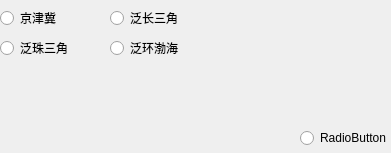
           <widget class="QWidget" name="page_6">
            <property name="geometry">
             <rect>
              <x>0</x>
              <y>0</y>
              <width>391</width>
              <height>153</height>
             </rect>
            </property>
            <attribute name="label">
             <string>按重点区域法</string>
            </attribute>
            <widget class="QRadioButton" name="radioButton_15">
             <property name="geometry">
              <rect>
               <x>0</x>
               <y>10</y>
               <width>89</width>
               <height>16</height>
              </rect>
             </property>
             <property name="text">
              <string>京津冀</string>
             </property>
            </widget>
            <widget class="QRadioButton" name="radioButton_16">
             <property name="geometry">
              <rect>
               <x>110</x>
               <y>10</y>
               <width>89</width>
               <height>16</height>
              </rect>
             </property>
             <property name="text">
              <string>泛长三角</string>
             </property>
            </widget>
            <widget class="QRadioButton" name="radioButton_17">
             <property name="geometry">
              <rect>
               <x>0</x>
               <y>40</y>
               <width>89</width>
               <height>16</height>
              </rect>
             </property>
             <property name="text">
              <string>泛珠三角</string>
             </property>
            </widget>
            <widget class="QRadioButton" name="radioButton_18">
             <property name="geometry">
              <rect>
               <x>110</x>
               <y>40</y>
               <width>89</width>
               <height>16</height>
              </rect>
             </property>
             <property name="text">
              <string>泛环渤海</string>
             </property>
            </widget>
            <widget class="QRadioButton" name="radioButton_105">
             <property name="geometry">
              <rect>
               <x>300</x>
               <y>130</y>
               <width>89</width>
               <height>16</height>
              </rect>
             </property>
             <property name="text">
              <string>RadioButton</string>
             </property>
            </widget>
           </widget>
